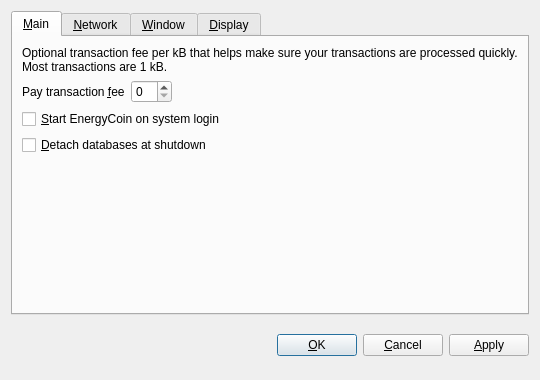
<?xml version="1.0" encoding="UTF-8"?>
<ui version="4.0">
 <class>OptionsDialog</class>
 <widget class="QDialog" name="OptionsDialog">
  <property name="geometry">
   <rect>
    <x>0</x>
    <y>0</y>
    <width>540</width>
    <height>380</height>
   </rect>
  </property>
  <property name="windowTitle">
   <string>Options</string>
  </property>
  <property name="modal">
   <bool>true</bool>
  </property>
  <layout class="QVBoxLayout" name="verticalLayout">
   <item>
    <widget class="QTabWidget" name="tabWidget">
     <property name="tabPosition">
      <enum>QTabWidget::North</enum>
     </property>
     <property name="currentIndex">
      <number>0</number>
     </property>
     <widget class="QWidget" name="tabMain">
      <attribute name="title">
       <string>&amp;Main</string>
      </attribute>
      <layout class="QVBoxLayout" name="verticalLayout_Main">
       <item>
        <widget class="QLabel" name="transactionFeeInfoLabel">
         <property name="text">
          <string>Optional transaction fee per kB that helps make sure your transactions are processed quickly. Most transactions are 1 kB.</string>
         </property>
         <property name="textFormat">
          <enum>Qt::PlainText</enum>
         </property>
         <property name="wordWrap">
          <bool>true</bool>
         </property>
        </widget>
       </item>
       <item>
        <layout class="QHBoxLayout" name="horizontalLayout_Main">
         <item>
          <widget class="QLabel" name="transactionFeeLabel">
           <property name="text">
            <string>Pay transaction &amp;fee</string>
           </property>
           <property name="textFormat">
            <enum>Qt::PlainText</enum>
           </property>
           <property name="buddy">
            <cstring>transactionFee</cstring>
           </property>
          </widget>
         </item>
         <item>
          <widget class="BitcoinAmountField" name="transactionFee"/>
         </item>
         <item>
          <spacer name="horizontalSpacer_Main">
           <property name="orientation">
            <enum>Qt::Horizontal</enum>
           </property>
           <property name="sizeHint" stdset="0">
            <size>
             <width>40</width>
             <height>20</height>
            </size>
           </property>
          </spacer>
         </item>
        </layout>
       </item>
       <item>
        <widget class="QCheckBox" name="bitcoinAtStartup">
         <property name="toolTip">
          <string>Automatically start EnergyCoin after logging in to the system.</string>
         </property>
         <property name="text">
          <string>&amp;Start EnergyCoin on system login</string>
         </property>
        </widget>
       </item>
       <item>
        <widget class="QCheckBox" name="detachDatabases">
         <property name="toolTip">
          <string>Detach block and address databases at shutdown. This means they can be moved to another data directory, but it slows down shutdown. The wallet is always detached.</string>
         </property>
         <property name="text">
          <string>&amp;Detach databases at shutdown</string>
         </property>
        </widget>
       </item>
       <item>
        <spacer name="verticalSpacer_Main">
         <property name="orientation">
          <enum>Qt::Vertical</enum>
         </property>
         <property name="sizeHint" stdset="0">
          <size>
           <width>20</width>
           <height>40</height>
          </size>
         </property>
        </spacer>
       </item>
      </layout>
     </widget>
     <widget class="QWidget" name="tabNetwork">
      <attribute name="title">
       <string>&amp;Network</string>
      </attribute>
      <layout class="QVBoxLayout" name="verticalLayout_Network">
       <item>
        <widget class="QCheckBox" name="mapPortUpnp">
         <property name="toolTip">
          <string>Automatically open the EnergyCoin client port on the router. This only works when your router supports UPnP and it is enabled.</string>
         </property>
         <property name="text">
          <string>Map port using &amp;UPnP</string>
         </property>
        </widget>
       </item>
       <item>
        <widget class="QCheckBox" name="connectSocks">
         <property name="toolTip">
          <string>Connect to the EnergyCoin network through a SOCKS proxy (e.g. when connecting through Tor).</string>
         </property>
         <property name="text">
          <string>&amp;Connect through SOCKS proxy:</string>
         </property>
        </widget>
       </item>
       <item>
        <layout class="QHBoxLayout" name="horizontalLayout_Network">
         <item>
          <widget class="QLabel" name="proxyIpLabel">
           <property name="text">
            <string>Proxy &amp;IP:</string>
           </property>
           <property name="textFormat">
            <enum>Qt::PlainText</enum>
           </property>
           <property name="buddy">
            <cstring>proxyIp</cstring>
           </property>
          </widget>
         </item>
         <item>
          <widget class="QValidatedLineEdit" name="proxyIp">
           <property name="maximumSize">
            <size>
             <width>140</width>
             <height>16777215</height>
            </size>
           </property>
           <property name="toolTip">
            <string>IP address of the proxy (e.g. 127.0.0.1)</string>
           </property>
          </widget>
         </item>
         <item>
          <widget class="QLabel" name="proxyPortLabel">
           <property name="text">
            <string>&amp;Port:</string>
           </property>
           <property name="textFormat">
            <enum>Qt::PlainText</enum>
           </property>
           <property name="buddy">
            <cstring>proxyPort</cstring>
           </property>
          </widget>
         </item>
         <item>
          <widget class="QLineEdit" name="proxyPort">
           <property name="maximumSize">
            <size>
             <width>55</width>
             <height>16777215</height>
            </size>
           </property>
           <property name="toolTip">
            <string>Port of the proxy (e.g. 9050)</string>
           </property>
          </widget>
         </item>
         <item>
          <widget class="QLabel" name="socksVersionLabel">
           <property name="text">
            <string>SOCKS &amp;Version:</string>
           </property>
           <property name="textFormat">
            <enum>Qt::PlainText</enum>
           </property>
           <property name="buddy">
            <cstring>socksVersion</cstring>
           </property>
          </widget>
         </item>
         <item>
          <widget class="QValueComboBox" name="socksVersion">
           <property name="toolTip">
            <string>SOCKS version of the proxy (e.g. 5)</string>
           </property>
          </widget>
         </item>
         <item>
          <spacer name="horizontalSpacer_Network">
           <property name="orientation">
            <enum>Qt::Horizontal</enum>
           </property>
           <property name="sizeHint" stdset="0">
            <size>
             <width>40</width>
             <height>20</height>
            </size>
           </property>
          </spacer>
         </item>
        </layout>
       </item>
       <item>
        <spacer name="verticalSpacer_Network">
         <property name="orientation">
          <enum>Qt::Vertical</enum>
         </property>
         <property name="sizeHint" stdset="0">
          <size>
           <width>20</width>
           <height>40</height>
          </size>
         </property>
        </spacer>
       </item>
      </layout>
     </widget>
     <widget class="QWidget" name="tabWindow">
      <attribute name="title">
       <string>&amp;Window</string>
      </attribute>
      <layout class="QVBoxLayout" name="verticalLayout_Window">
       <item>
        <widget class="QCheckBox" name="minimizeToTray">
         <property name="toolTip">
          <string>Show only a tray icon after minimizing the window.</string>
         </property>
         <property name="text">
          <string>&amp;Minimize to the tray instead of the taskbar</string>
         </property>
        </widget>
       </item>
       <item>
        <widget class="QCheckBox" name="minimizeOnClose">
         <property name="toolTip">
          <string>Minimize instead of exit the application when the window is closed. When this option is enabled, the application will be closed only after selecting Quit in the menu.</string>
         </property>
         <property name="text">
          <string>M&amp;inimize on close</string>
         </property>
        </widget>
       </item>
       <item>
        <spacer name="verticalSpacer_Window">
         <property name="orientation">
          <enum>Qt::Vertical</enum>
         </property>
         <property name="sizeHint" stdset="0">
          <size>
           <width>20</width>
           <height>40</height>
          </size>
         </property>
        </spacer>
       </item>
      </layout>
     </widget>
     <widget class="QWidget" name="tabDisplay">
      <attribute name="title">
       <string>&amp;Display</string>
      </attribute>
      <layout class="QVBoxLayout" name="verticalLayout_Display">
       <item>
        <layout class="QHBoxLayout" name="horizontalLayout_1_Display">
         <item>
          <widget class="QLabel" name="langLabel">
           <property name="text">
            <string>User Interface &amp;language:</string>
           </property>
           <property name="textFormat">
            <enum>Qt::PlainText</enum>
           </property>
           <property name="buddy">
            <cstring>lang</cstring>
           </property>
          </widget>
         </item>
         <item>
          <widget class="QValueComboBox" name="lang">
           <property name="toolTip">
            <string>The user interface language can be set here. This setting will take effect after restarting EnergyCoin.</string>
           </property>
          </widget>
         </item>
        </layout>
       </item>
       <item>
        <layout class="QHBoxLayout" name="horizontalLayout_2_Display">
         <item>
          <widget class="QLabel" name="unitLabel">
           <property name="text">
            <string>&amp;Unit to show amounts in:</string>
           </property>
           <property name="textFormat">
            <enum>Qt::PlainText</enum>
           </property>
           <property name="buddy">
            <cstring>unit</cstring>
           </property>
          </widget>
         </item>
         <item>
          <widget class="QValueComboBox" name="unit">
           <property name="toolTip">
            <string>Choose the default subdivision unit to show in the interface and when sending coins.</string>
           </property>
          </widget>
         </item>
        </layout>
       </item>
       <item>
        <widget class="QCheckBox" name="displayAddresses">
         <property name="toolTip">
          <string>Whether to show EnergyCoin addresses in the transaction list or not.</string>
         </property>
         <property name="text">
          <string>&amp;Display addresses in transaction list</string>
         </property>
        </widget>
       </item>
       <item>
	   <widget class="QCheckBox" name="coinControlFeatures">
          <property name="toolTip">
           <string>Whether to show coin control features or not.</string>
          </property>
          <property name="text">
           <string>Display coin &amp;control features (experts only!)</string>
          </property>
         </widget>
        </item>
        <item>
        <spacer name="verticalSpacer_Display">
         <property name="orientation">
          <enum>Qt::Vertical</enum>
         </property>
         <property name="sizeHint" stdset="0">
          <size>
           <width>20</width>
           <height>40</height>
          </size>
         </property>
        </spacer>
       </item>
      </layout>
     </widget>
    </widget>
   </item>
   <item>
    <layout class="QHBoxLayout" name="horizontalLayout_Buttons">
     <item>
      <spacer name="horizontalSpacer_1">
       <property name="orientation">
        <enum>Qt::Horizontal</enum>
       </property>
       <property name="sizeHint" stdset="0">
        <size>
         <width>40</width>
         <height>48</height>
        </size>
       </property>
      </spacer>
     </item>
     <item>
      <widget class="QLabel" name="statusLabel">
       <property name="font">
        <font>
         <weight>75</weight>
         <bold>true</bold>
        </font>
       </property>
       <property name="text">
        <string/>
       </property>
       <property name="textFormat">
        <enum>Qt::PlainText</enum>
       </property>
       <property name="wordWrap">
        <bool>true</bool>
       </property>
      </widget>
     </item>
     <item>
      <spacer name="horizontalSpacer_2">
       <property name="orientation">
        <enum>Qt::Horizontal</enum>
       </property>
       <property name="sizeHint" stdset="0">
        <size>
         <width>40</width>
         <height>48</height>
        </size>
       </property>
      </spacer>
     </item>
     <item>
      <widget class="QPushButton" name="okButton">
       <property name="text">
        <string>&amp;OK</string>
       </property>
      </widget>
     </item>
     <item>
      <widget class="QPushButton" name="cancelButton">
       <property name="text">
        <string>&amp;Cancel</string>
       </property>
       <property name="autoDefault">
        <bool>false</bool>
       </property>
      </widget>
     </item>
     <item>
      <widget class="QPushButton" name="applyButton">
       <property name="text">
        <string>&amp;Apply</string>
       </property>
       <property name="autoDefault">
        <bool>false</bool>
       </property>
      </widget>
     </item>
    </layout>
   </item>
  </layout>
 </widget>
 <customwidgets>
  <customwidget>
   <class>BitcoinAmountField</class>
   <extends>QSpinBox</extends>
   <header>bitcoinamountfield.h</header>
  </customwidget>
  <customwidget>
   <class>QValueComboBox</class>
   <extends>QComboBox</extends>
   <header>qvaluecombobox.h</header>
  </customwidget>
  <customwidget>
   <class>QValidatedLineEdit</class>
   <extends>QLineEdit</extends>
   <header>qvalidatedlineedit.h</header>
  </customwidget>
 </customwidgets>
 <resources/>
 <connections/>
</ui>
